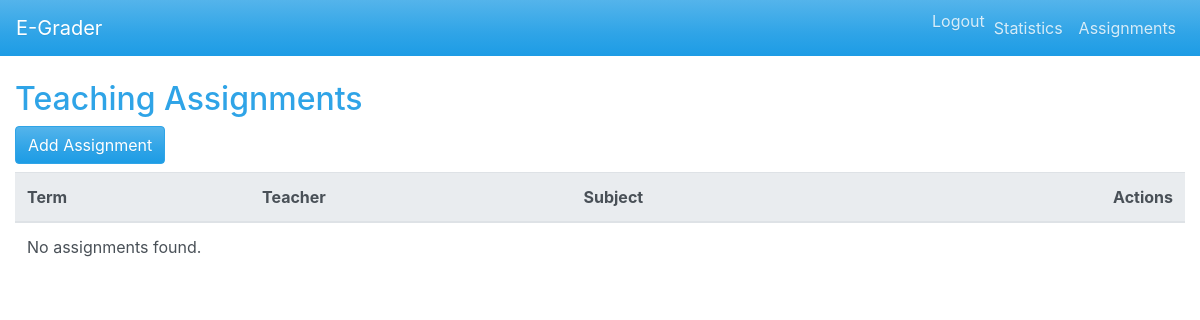
Page /assignments/ (signed in) on the earlier database version.
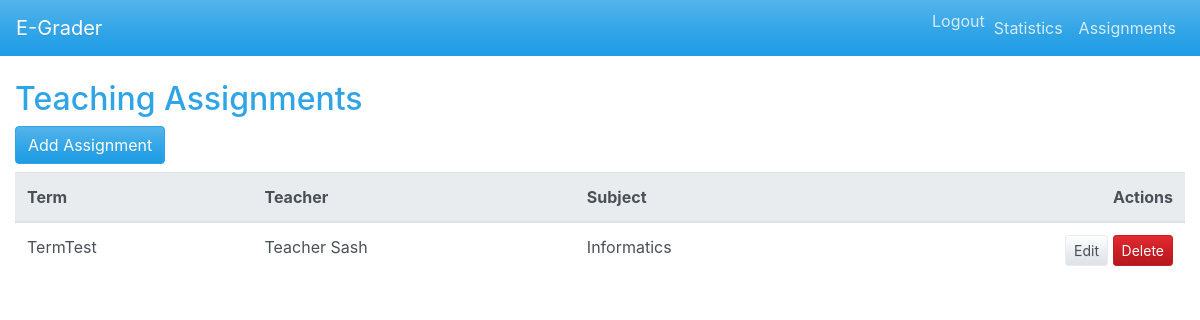
Same page on the later database version.
### core/models.py (models this page shows, shortened)
class TeachingAssignment(models.Model):
    term = models.ForeignKey(ProgramTerm, on_delete=models.CASCADE, related_name='assignments')
    teacher = models.ForeignKey(Teacher, on_delete=models.CASCADE, related_name='assignments')
    subject = models.ForeignKey(Subject, on_delete=models.CASCADE, related_name='assignments')
    class Meta:
        unique_together = ('term', 'teacher', 'subject')

class ProgramTerm(models.Model):
    school = models.ForeignKey(School, on_delete=models.CASCADE, related_name='terms')
    name = models.CharField(max_length=100)
    start_date = models.DateField()
    end_date = models.DateField()
    subjects = models.ManyToManyField(Subject, related_name='terms')

class Teacher(models.Model):
    user = models.OneToOneField(User, on_delete=models.CASCADE)
    school = models.ForeignKey(School, on_delete=models.CASCADE)
    subjects = models.ManyToManyField(Subject, related_name='teachers')

class User(AbstractUser):
    role = models.CharField(max_length=20, choices=ROLE_CHOICES)

class Subject(models.Model):
    name = models.CharField(max_length=100)

### core/views.py (the view)
# urls.py: path('assignments/', TeachingAssignmentListView.as_view(), name='assignment_list'),
@method_decorator(login_required, name='dispatch')
class TeachingAssignmentListView(ListView):
    model = TeachingAssignment
    template_name = 'assignments/assignment_list.html'
    context_object_name = 'assignments'
    def get_queryset(self):
        qs = super().get_queryset()
        user = self.request.user
        if user.role in ['director', 'admin']:
            return qs
        if user.role == 'teacher':
            return qs.filter(teacher__user=user)
        return qs.none()

### templates/assignments/assignment_list.html (shortened to what this page needs)
{% extends 'base.html' %}
{% block content %}
<h2>Teaching Assignments</h2>
<a class="btn btn-primary mb-2" href="{% url 'assignment_add' %}">Add Assignment</a>
<div class="table-responsive">
  <table class="table table-hover">
    <thead class="thead-light">
      <tr>
        <th>Term</th>
        <th>Teacher</th>
        <th>Subject</th>
        <th class="text-right">Actions</th>
      </tr>
    </thead>
    <tbody>
      {% for assignment in assignments %}
      <tr>
        <td>{{ assignment.term.name }}</td>
        <td>{{ assignment.teacher.user.get_full_name }}</td>
        <td>{{ assignment.subject.name }}</td>
        <td class="text-right">
          <a href="{% url 'assignment_edit' assignment.pk %}" class="btn btn-sm btn-secondary">Edit</a>
          <a href="{% url 'assignment_delete' assignment.pk %}" class="btn btn-sm btn-danger">Delete</a>
        </td>
      </tr>
      {% empty %}
      <tr><td colspan="4">No assignments found.</td></tr>
      {% endfor %}
    </tbody>
  </table>
</div>
{% endblock %}

Differences in the rows shown:
added TeachingAssignment: term.name "TermTest", teacher.user.get_full_name "Teacher Sash", subject.name "Informatics"
Other differences:
text no longer shown: "No assignments found."
